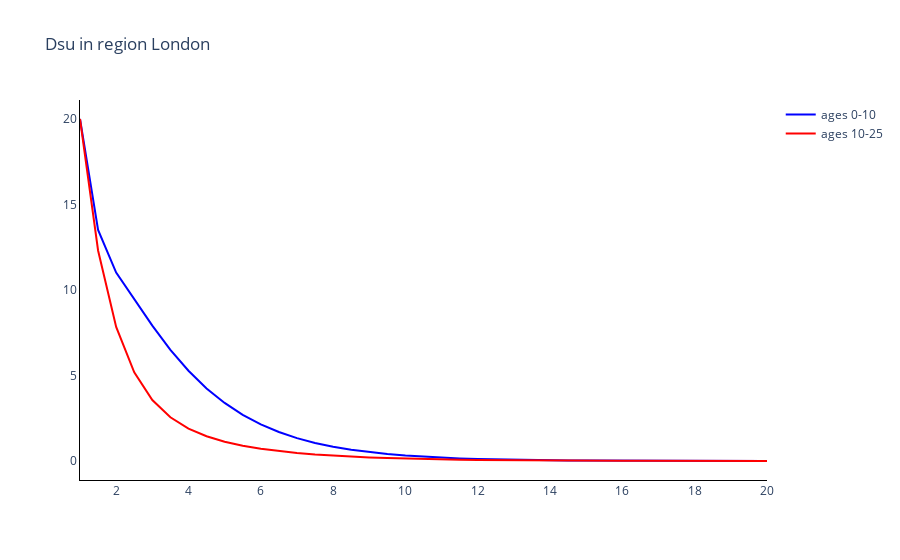

The notebook cell this image was saved under:
### Markdown cell above
### Plot the super-spreader symptomatic infectious comparment for one region (London)

### Code cell
# Trace names - represent the solver used for the simulation
trace_name = ['ages {}'.format(a) for a in age_groups]

# Compartment list - type and age
fig = go.Figure()

# Plot (line plot for each method of simulation)
for a in range(len(age_groups)):
    fig.add_trace(
        go.Scatter(
            y=outputs[0][:, 8 * len(age_groups) + a],
            x=parameters.simulation_parameters.times,
            mode='lines',
            name=trace_name[a],
            line_color=colours[a]
        )
    )

# Add axis labels
fig.update_layout(
    boxmode='group',
    title='Iss in region {}'. format(regions[0]),
    plot_bgcolor='white',
    xaxis=dict(linecolor='black'),
    yaxis=dict(linecolor='black'),
    )

fig.write_image('images/Toy.pdf')
fig.show()

### Figure 1 — Plotly figure (JSON) as saved in the notebook; plotly's stock layout.template omitted (floating-point values rounded to 4 significant figures)
{"data": [{"line": {"color": "blue"}, "mode": "lines", "name": "ages 0-10", "type": "scatter", "x": [1, 1.5, 2, 2.5, 3, 3.5, 4, 4.5, 5, 5.5, 6, 6.5, 7, 7.5, 8, 8.5, 9, 9.5, 10, 10.5, 11, 11.5, 12, 12.5, 13, 13.5, 14, 14.5, 15, 15.5, 16, 16.5, 17, 17.5, 18, 18.5, 19, 19.5, 20], "y": [20, 13.51, 11.02, 9.465, 7.915, 6.502, 5.278, 4.247, 3.396, 2.703, 2.144, 1.697, 1.34, 1.057, 0.8323, 0.6551, 0.5153, 0.4051, 0.3184, 0.2502, 0.1966, 0.1544, 0.1212, 0.09523, 0.07477, 0.05871, 0.04611, 0.03619, 0.0284, 0.02229, 0.01749, 0.01371, 0.01076, 0.008444, 0.006629, 0.005196, 0.004073, 0.003198, 0.002511]}, {"line": {"color": "red"}, "mode": "lines", "name": "ages 10-25", "type": "scatter", "x": [1, 1.5, 2, 2.5, 3, 3.5, 4, 4.5, 5, 5.5, 6, 6.5, 7, 7.5, 8, 8.5, 9, 9.5, 10, 10.5, 11, 11.5, 12, 12.5, 13, 13.5, 14, 14.5, 15, 15.5, 16, 16.5, 17, 17.5, 18, 18.5, 19, 19.5, 20], "y": [20, 12.31, 7.838, 5.185, 3.57, 2.559, 1.896, 1.447, 1.128, 0.8952, 0.7177, 0.5805, 0.4717, 0.3848, 0.3145, 0.2574, 0.2109, 0.1729, 0.1418, 0.1163, 0.09538, 0.07825, 0.06419, 0.05267, 0.04321, 0.03545, 0.02909, 0.02387, 0.01959, 0.01608, 0.0132, 0.01083, 0.008887, 0.007297, 0.005992, 0.004917, 0.004036, 0.003315, 0.002722]}], "layout": {"boxmode": "group", "plot_bgcolor": "white", "title": {"text": "Dsu in region London"}, "xaxis": {"linecolor": "black"}, "yaxis": {"linecolor": "black"}}}
